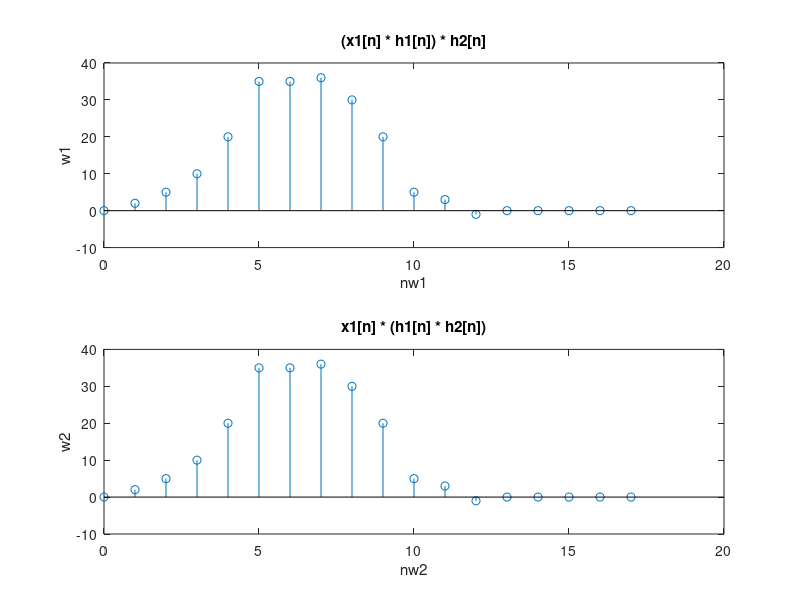

Write the MATLAB code that produced this figure.
nx1 = 0:9;
nh1 = 0:4;
x1 = [ones(1, 5) zeros(1, 5)];
h1 = [1 -1 3 0 1];
h2 = [0 2 5 4 -1];

nw = 0:13;

h3 = conv(x1, h1);
h4 = conv(h1, h2);

w1 = conv(h3, h2);
nw1 = 0:17;
w2 = conv(x1, h4);
nw2 = 0:17;

subplot(2, 1, 1)
stem(nw1, w1)
xlabel('nw1')
ylabel('w1')
title('(x1[n] * h1[n]) * h2[n]')
subplot(2, 1, 2)
stem(nw2, w2)
xlabel('nw2')
ylabel('w2')
title('x1[n] * (h1[n] * h2[n])')
